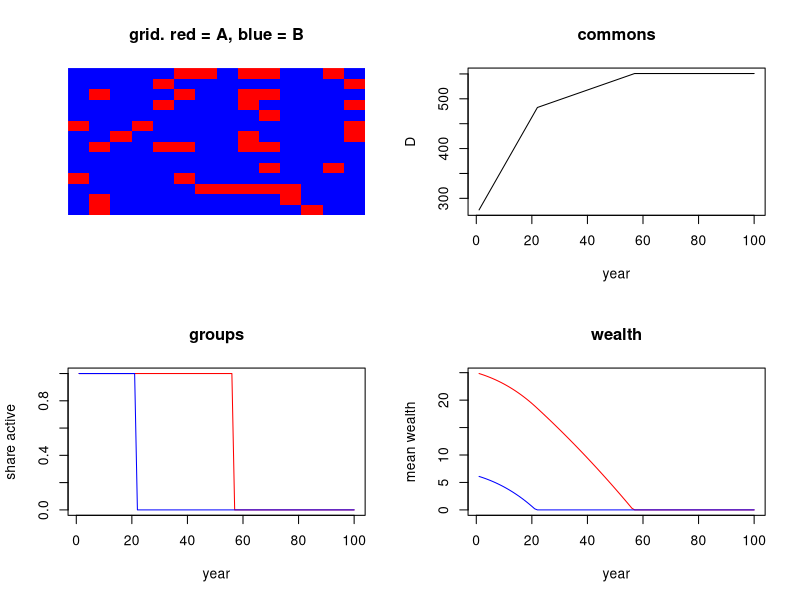

R code for this plot:
#model 02. model 01 plus a group share. pA of the agents are in group A (rich), the rest in B.
#pA = 0.5 gives model 01 back. mean wealth stays at r0 whatever pA and k are.

rm(list=ls())
set.seed(100)

nd=14
T=100
r0=10          #mean start wealth
k=4            #wealth ratio A to B. 1 = equal
pA=0.2         #share of agents in group A. 0.5 = half
rB=r0/(pA*k+1-pA)  #start wealth B
rA=k*rB        #start wealth A
c=0.1          #cost of restraining
alpha=0.05     #emission per emitter per year
D0=267         #excess CO2 today
dg=2e-6        #damage dg*D^2

N=nd*nd
group=array(0,dim=c(nd,nd))
resource=array(0,dim=c(nd,nd))
strat=array(1,dim=c(nd,nd))   #1 = emit, everyone starts emitting
grid=array(0,dim=c(nd,nd))
payoff=array(0,dim=c(nd,nd))
alive=array(1,dim=c(nd,nd))

#two groups, pA of them A, random places. 0 = group A, 1 = group B
nA=round(pA*N)
tmp=sample(c(rep(0,nA),rep(1,N-nA)))
n=0
for(i in 1:nd){ for(j in 1:nd){
  n=n+1; group[i,j]=tmp[n]
  if(group[i,j]==0) resource[i,j]=rA else resource[i,j]=rB
}}
D=D0

DH=numeric(T); AH=numeric(T); BH=numeric(T); RH=numeric(T); WA=numeric(T); WB=numeric(T)

for(t in 1:T){

  #1 act. 1 = emit, 0 = restrain
  for(i in 1:nd){ for(j in 1:nd){
    if(alive[i,j]==0){ grid[i,j]=0; next }
    grid[i,j]=strat[i,j]
    if(resource[i,j]<c) grid[i,j]=1
  }}

  #2 commons. emissions go in, nothing comes out
  nem=sum(alive==1 & grid==1)
  D=D+alpha*nem

  #3 pay
  for(i in 1:nd){ for(j in 1:nd){
    if(alive[i,j]==0){ payoff[i,j]=0; next }
    if(grid[i,j]==1) payoff[i,j]=-dg*D*D else payoff[i,j]=-c-dg*D*D
    resource[i,j]=resource[i,j]+payoff[i,j]
    if(resource[i,j]<=0){ alive[i,j]=0; resource[i,j]=0; grid[i,j]=0 }
  }}

  #4 copy the best of self and 4 neighbours
  newstrat=strat
  for(i in 1:nd){ for(j in 1:nd){
    if(alive[i,j]==0) next
    if(i-1==0) am=nd else am=i-1
    if(i+1>nd) ap=1 else ap=i+1
    if(j-1==0) bm=nd else bm=j-1
    if(j+1>nd) bp=1 else bp=j+1
    best=payoff[i,j]; bests=strat[i,j]
    for(nb in list(c(ap,j),c(am,j),c(i,bp),c(i,bm))){
      x=nb[1]; y=nb[2]
      if(alive[x,y]==0) next
      if(payoff[x,y]>best){ best=payoff[x,y]; bests=grid[x,y] }
    }
    newstrat[i,j]=bests
  }}
  strat=newstrat

  DH[t]=D
  AH[t]=mean(alive[group==0]); BH[t]=mean(alive[group==1])
  RH[t]=if(sum(alive)>0) 1-mean(grid[alive==1]) else NA
  WA[t]=mean(resource[group==0]); WB[t]=mean(resource[group==1])
}

par(mfrow=c(2,2))
image(group,col=c("red","blue"),axes=FALSE,main="grid. red = A, blue = B")
plot(DH,type="l",xlab="year",ylab="D",main="commons")
plot(AH,type="l",col="red",ylim=c(0,1),xlab="year",ylab="share active",main="groups")
lines(BH,col="blue")
plot(WA,type="l",col="red",ylim=c(0,max(WA)),xlab="year",ylab="mean wealth",main="wealth")
lines(WB,col="blue")

cat("A out:",if(any(AH==0)) min(which(AH==0)) else NA,"  B out:",if(any(BH==0)) min(which(BH==0)) else NA,"\n")
